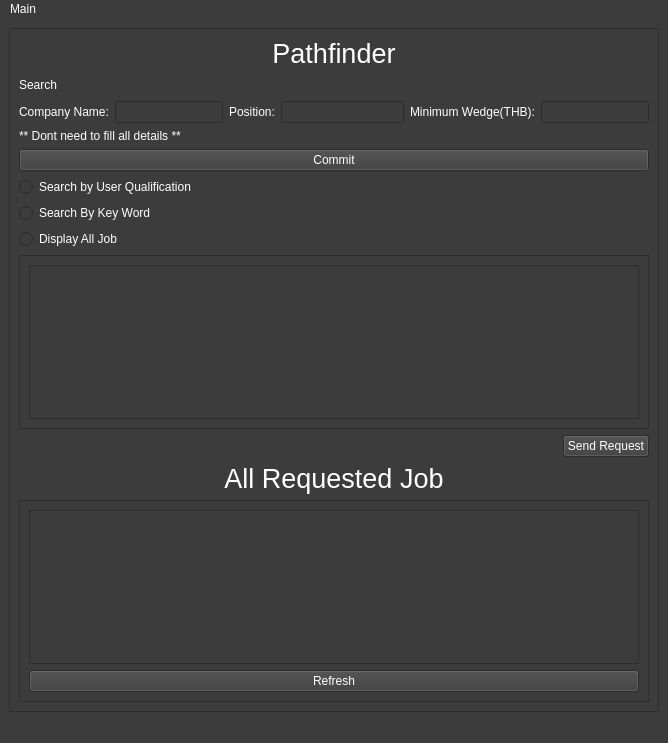
<?xml version="1.0" encoding="UTF-8"?>
<ui version="4.0">
 <class>MainWindow</class>
 <widget class="QMainWindow" name="MainWindow">
  <property name="geometry">
   <rect>
    <x>0</x>
    <y>0</y>
    <width>668</width>
    <height>743</height>
   </rect>
  </property>
  <property name="windowTitle">
   <string>MainWindow</string>
  </property>
  <property name="styleSheet">
   <string notr="true">QMainWindow{
	background-color: rgb(60,60,60);
	font: &quot;Arial&quot;;
	color: white;
}
QScrollArea{
	background-color: rgb(60,60,60);
	font: &quot;Arial&quot;;
	color: white;
}
QWidget{
	background-color: rgb(60,60,60);
	font: &quot;Arial&quot;;
	color: white;
}

</string>
  </property>
  <widget class="QWidget" name="centralwidget">
   <layout class="QGridLayout" name="gridLayout">
    <item row="0" column="0">
     <widget class="QScrollArea" name="scrollArea">
      <property name="styleSheet">
       <string notr="true">QWidget{
	background-color: rgb(60,60,60);
	font: &quot;Arial&quot;;
	color: white;
}
QTableWidget{
	background-color: rgb(60,60,60);
	font: &quot;Arial&quot;;
	color: black;
}</string>
      </property>
      <property name="widgetResizable">
       <bool>true</bool>
      </property>
      <widget class="QWidget" name="scrollAreaWidgetContents">
       <property name="geometry">
        <rect>
         <x>0</x>
         <y>0</y>
         <width>648</width>
         <height>682</height>
        </rect>
       </property>
       <layout class="QVBoxLayout" name="verticalLayout_3">
        <item>
         <layout class="QHBoxLayout" name="horizontalLayout_5">
          <item>
           <spacer name="horizontalSpacer_2">
            <property name="orientation">
             <enum>Qt::Horizontal</enum>
            </property>
            <property name="sizeHint" stdset="0">
             <size>
              <width>40</width>
              <height>20</height>
             </size>
            </property>
           </spacer>
          </item>
          <item>
           <widget class="QLabel" name="label">
            <property name="font">
             <font>
              <pointsize>20</pointsize>
             </font>
            </property>
            <property name="text">
             <string>Pathfinder</string>
            </property>
            <property name="alignment">
             <set>Qt::AlignCenter</set>
            </property>
           </widget>
          </item>
          <item>
           <spacer name="horizontalSpacer_3">
            <property name="orientation">
             <enum>Qt::Horizontal</enum>
            </property>
            <property name="sizeHint" stdset="0">
             <size>
              <width>40</width>
              <height>20</height>
             </size>
            </property>
           </spacer>
          </item>
         </layout>
        </item>
        <item>
         <layout class="QHBoxLayout" name="horizontalLayout_6">
          <item>
           <widget class="QLabel" name="label_2">
            <property name="font">
             <font>
              <weight>50</weight>
              <italic>false</italic>
              <bold>false</bold>
             </font>
            </property>
            <property name="text">
             <string>Search</string>
            </property>
           </widget>
          </item>
          <item>
           <spacer name="horizontalSpacer">
            <property name="orientation">
             <enum>Qt::Horizontal</enum>
            </property>
            <property name="sizeHint" stdset="0">
             <size>
              <width>40</width>
              <height>20</height>
             </size>
            </property>
           </spacer>
          </item>
         </layout>
        </item>
        <item>
         <layout class="QHBoxLayout" name="horizontalLayout_4">
          <item>
           <layout class="QHBoxLayout" name="horizontalLayout">
            <item>
             <widget class="QLabel" name="label_3">
              <property name="text">
               <string>Company Name:</string>
              </property>
             </widget>
            </item>
            <item>
             <widget class="QLineEdit" name="lineEdit_comapnyName"/>
            </item>
           </layout>
          </item>
          <item>
           <layout class="QHBoxLayout" name="horizontalLayout_2">
            <item>
             <widget class="QLabel" name="label_4">
              <property name="text">
               <string>Position:</string>
              </property>
             </widget>
            </item>
            <item>
             <widget class="QLineEdit" name="lineEdit_position"/>
            </item>
           </layout>
          </item>
          <item>
           <layout class="QHBoxLayout" name="horizontalLayout_3">
            <item>
             <widget class="QLabel" name="label_5">
              <property name="text">
               <string>Minimum Wedge(THB):</string>
              </property>
             </widget>
            </item>
            <item>
             <widget class="QLineEdit" name="lineEdit_salary"/>
            </item>
           </layout>
          </item>
         </layout>
        </item>
        <item>
         <widget class="QLabel" name="label_8">
          <property name="text">
           <string>** Dont need to fill all details **</string>
          </property>
         </widget>
        </item>
        <item>
         <widget class="QPushButton" name="pushButton_commit_sen_method">
          <property name="text">
           <string>Commit</string>
          </property>
         </widget>
        </item>
        <item>
         <widget class="QRadioButton" name="radioButton_search_user_profile">
          <property name="text">
           <string>Search by User Qualification</string>
          </property>
         </widget>
        </item>
        <item>
         <widget class="QRadioButton" name="radioButton_search__keyword">
          <property name="text">
           <string>Search By Key Word</string>
          </property>
         </widget>
        </item>
        <item>
         <widget class="QRadioButton" name="radioButton_Show_all">
          <property name="text">
           <string>Display All Job</string>
          </property>
         </widget>
        </item>
        <item>
         <widget class="QScrollArea" name="scrollArea_2">
          <property name="widgetResizable">
           <bool>true</bool>
          </property>
          <widget class="QWidget" name="scrollAreaWidgetContents_2">
           <property name="geometry">
            <rect>
             <x>0</x>
             <y>0</y>
             <width>628</width>
             <height>169</height>
            </rect>
           </property>
           <layout class="QVBoxLayout" name="verticalLayout_2">
            <item>
             <widget class="QTableWidget" name="tableWidget">
              <property name="styleSheet">
               <string notr="true">color: white;</string>
              </property>
             </widget>
            </item>
           </layout>
          </widget>
         </widget>
        </item>
        <item>
         <layout class="QHBoxLayout" name="horizontalLayout_8">
          <item>
           <spacer name="horizontalSpacer_4">
            <property name="orientation">
             <enum>Qt::Horizontal</enum>
            </property>
            <property name="sizeHint" stdset="0">
             <size>
              <width>40</width>
              <height>20</height>
             </size>
            </property>
           </spacer>
          </item>
          <item>
           <widget class="QPushButton" name="pushButton_sendRequest">
            <property name="text">
             <string>Send Request</string>
            </property>
           </widget>
          </item>
         </layout>
        </item>
        <item>
         <widget class="QLabel" name="label_6">
          <property name="font">
           <font>
            <pointsize>20</pointsize>
           </font>
          </property>
          <property name="text">
           <string>All Requested Job</string>
          </property>
          <property name="alignment">
           <set>Qt::AlignCenter</set>
          </property>
         </widget>
        </item>
        <item>
         <widget class="QScrollArea" name="scrollArea_3">
          <property name="widgetResizable">
           <bool>true</bool>
          </property>
          <widget class="QWidget" name="scrollAreaWidgetContents_3">
           <property name="geometry">
            <rect>
             <x>0</x>
             <y>0</y>
             <width>628</width>
             <height>199</height>
            </rect>
           </property>
           <layout class="QVBoxLayout" name="verticalLayout">
            <item>
             <widget class="QTableWidget" name="tableWidget_requested_job">
              <property name="styleSheet">
               <string notr="true">color: white;</string>
              </property>
             </widget>
            </item>
            <item>
             <widget class="QPushButton" name="pushButton_refresh">
              <property name="text">
               <string>Refresh</string>
              </property>
             </widget>
            </item>
           </layout>
          </widget>
         </widget>
        </item>
       </layout>
      </widget>
     </widget>
    </item>
   </layout>
  </widget>
  <widget class="QMenuBar" name="menubar">
   <property name="geometry">
    <rect>
     <x>0</x>
     <y>0</y>
     <width>668</width>
     <height>21</height>
    </rect>
   </property>
   <widget class="QMenu" name="menuMain">
    <property name="title">
     <string>Main</string>
    </property>
    <addaction name="separator"/>
    <addaction name="actionLog_Out"/>
    <addaction name="separator"/>
    <addaction name="actionEdit_Profile"/>
    <addaction name="actionView_Profile"/>
    <addaction name="separator"/>
   </widget>
   <addaction name="menuMain"/>
  </widget>
  <widget class="QStatusBar" name="statusbar"/>
  <action name="actionLog_Out">
   <property name="checkable">
    <bool>false</bool>
   </property>
   <property name="checked">
    <bool>false</bool>
   </property>
   <property name="text">
    <string>Log Out</string>
   </property>
  </action>
  <action name="actionEdit_Profile">
   <property name="text">
    <string>Edit Profile</string>
   </property>
  </action>
  <action name="actionView_Profile">
   <property name="text">
    <string>View Profile</string>
   </property>
  </action>
  <action name="actionView_Sended_Job_Request">
   <property name="text">
    <string>View Sended Job Request</string>
   </property>
  </action>
  <action name="actionView_Reply_Tray">
   <property name="text">
    <string>View Reply Tray</string>
   </property>
  </action>
 </widget>
 <resources/>
 <connections/>
</ui>
